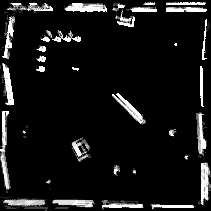
#> input picture maps/map.jpg, 211 x 211 px, found by its file name
$ python A_star.py
#> lines starting #> are read from the running program, lines starting #| are printed output that depends on the picture; after the words box and inside, x2 and y2 are one past the last pixel; in counts of white or black regions, pixels touching at a corner belong together
from __future__ import print_function
import cv2
import numpy as np
from numpy import pi, cos, sin
import numpy.linalg as la
from math import sqrt

from Queue import PriorityQueue

class Node:

    def __init__(self, point, parent, G_value, H_value, width=211):
        self.point = point
        self.parent = parent
        self.G = G_value
        self.H = H_value
        self.priority_value = G_value + H_value

        self.id = point[0]*width + point[1]

    def __lt__(self, other):
        return self.priority_value < other.priority_value

    def __str__(self):
        return '({}, {})'.format(self.point[0], self.point[1])

class Graph:
    def __init__(self, image, start_point, goal_point):
        self.image = image
        self.start_point = start_point
        self.goal_point = goal_point
        self.h, self.w = image.shape
        self.debug_image = np.zeros((self.h, self.w, 3), dtype=np.uint8)
        self.debug_image[:, :, 0] = self.image
        self.debug_image[start_point[0], start_point[1], 2] = 255
        self.debug_image[goal_point[0], goal_point[1], 2] = 255

        assert self.feasible(start_point), 'the start point is not feasible.'
        assert self.feasible(goal_point), 'the start point is not feasible.'

        self.openList = PriorityQueue()
        start_node = Node(start_point, None, 0, self.dis(start_point, goal_point) )
        self.openList.put(start_node)
        self.closeSet = set()

    def find_path(self, debug=False):
        while not self.openList.empty():
            node = self.openList.get()
            if node.id in self.closeSet:
                continue
            self.closeSet.add(node.id)

            if debug:
                self.debug_image[node.point[0], node.point[1], 1] = 255
                cv2.imshow('debug image', self.debug_image)
                cv2.waitKey(1)

            # print('{} and node.Id = {}'.format(node, node.id))

            if (node.point == self.goal_point).all():
                # print('we have reached the goal!')
                # print('the distance is ', node.G)
                break
            else:
                self.update_openList(node)

        if debug:
            self.debug_image[:, :, 1] = np.uint8(self.debug_image[:, :, 1]*0.3)
        path = []
        while node != None:
            path.append(node.point)
            if debug:
                self.debug_image[node.point[0], node.point[1], 2] = 255
            node = node.parent

        if debug:
            cv2.imshow('debug image', self.debug_image)
            cv2.waitKey(1)
        path = np.array(path)
        return np.flip(path, 0)


    def dis(self, S, G):
        return la.norm(S-G)

    def update_openList(self, parentNode):
        # print('pnode: {} had neighborhoods: '.format(parentNode), end='')
        x, y = parentNode.point
        points = np.array([[x+1, y], [x-1, y], [x, y+1], [x, y-1], [x+1, y+1], [x-1, y-1], [x-1, y+1], [x+1, y-1]])
        for p in points:
            if p[0] < 0 or p[0] >= self.w or p[1] < 0 or p[1] > self.h:
                # print('outside the array bounds', p)
                continue
            if self.image[p[0], p[1]] > 0:
                # print('obstacle p', self.image[p[0], p[1]])
                continue
            p_id = self.calc_id(p)
            if p_id not in self.closeSet:
                H = self.dis(p, self.goal_point)
                G = parentNode.G + self.dis(parentNode.point, p)
                node = Node(p, parentNode, G, H)
                self.openList.put(node)
                # print('{}, '.format(node), end='')
        # print()

    def feasible(self, p):
        condition1 = p[0] < 0 or p[0] >= self.w or p[1] < 0 or p[1] > self.h
        return condition1 == False and self.image[p[0], p[1]] == 0

    def calc_id(self, point):
        width = 211
        return point[0]*width + point[1]


def main():
    rgb_image = cv2.imread("/home/majd/AUB/Mobile Robots/project/catkin_ws/src/fast_slam/maps/map.jpg")
#> rgb_image is the input picture: shape (211, 211, 3); min 0, max 255, mean 22.8

    image = np.uint8(rgb_image[:, :, 0] > 128)*255
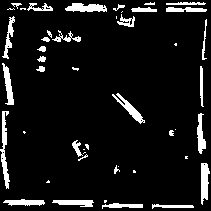
#> image: shape (211, 211); 8.6% white; 47 white regions (17 under 20 px), largest, box (x1, y1, x2, y2) and area: (0, 111, 10, 189) 330, (65, 3, 107, 12) 274, (201, 163, 210, 205) 274
    rgb_image[:, :, 1] = 0
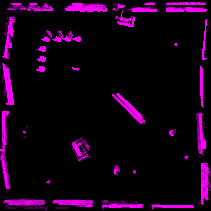
#> rgb_image: shape (211, 211, 3); mean B, G, R 22.8, 0, 22.8
    rgb_image[:, :, 2] = 0
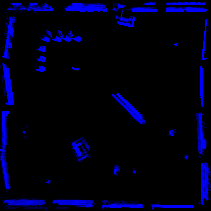
#> rgb_image: shape (211, 211, 3); mean B, G, R 22.8, 0, 0

    # kernel = np.array([[0, 1, 0], [1, 1, 1], [0, 1, 0] ], dtype=np.uint8)
    kernel = np.array([[1, 1, 1], [1, 1, 1], [1, 1, 1] ], dtype=np.uint8)
    img = cv2.dilate(image, kernel, iterations=5)
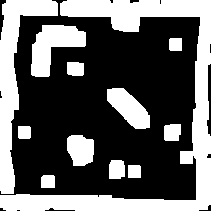
#> img: shape (211, 211); 37.8% white; 12 white regions, largest, box (x1, y1, x2, y2) and area: (0, 0, 211, 211) 8597, (0, 0, 58, 194) 3515, (31, 25, 86, 77) 1563

    Start = np.array([80, 180])
    Goal = np.array([150, 50])
    # Goal = np.array([20, 20])

    graph = Graph(img, Start, Goal)
#> in __init__, `self.debug_image[:, :, 0] = self.image`:
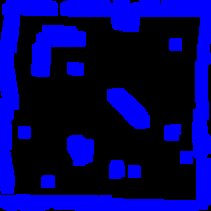
#> self.debug_image: shape (211, 211, 3); mean of channels 0, 1, 2 96.5, 0, 0; drawn as B, G, R
#> in __init__, `self.debug_image[start_point[0], start_point[1], 2] = 255`: self.debug_image: shape (211, 211, 3); under 0.01% of pixels changed, all inside (x1, y1, x2, y2) = (180, 80, 181, 81)
#> in __init__, `self.debug_image[goal_point[0], goal_point[1], 2] = 255`: self.debug_image: shape (211, 211, 3); mean of channels 0, 1, 2 96.5, 0, 0
    path = graph.find_path(debug=True)
#> in find_path, `self.debug_image[node.point[0], node.point[1], 1] = 255`: self.debug_image: shape (211, 211, 3); mean of channels 0, 1, 2 96.5, 0, 0

    cv2.circle(rgb_image, (Start[1], Start[0]), radius=5, color=(0, 255, 0), thickness=1)
    cv2.circle(rgb_image, (Goal[1], Goal[0]), radius=5, color=(0, 0, 255), thickness=1)
    for point in path:
        rgb_image[point[0], point[1], 2] = 255

    cv2.imshow('map', rgb_image)
    cv2.waitKey(0)


if __name__ == '__main__':
    main()
